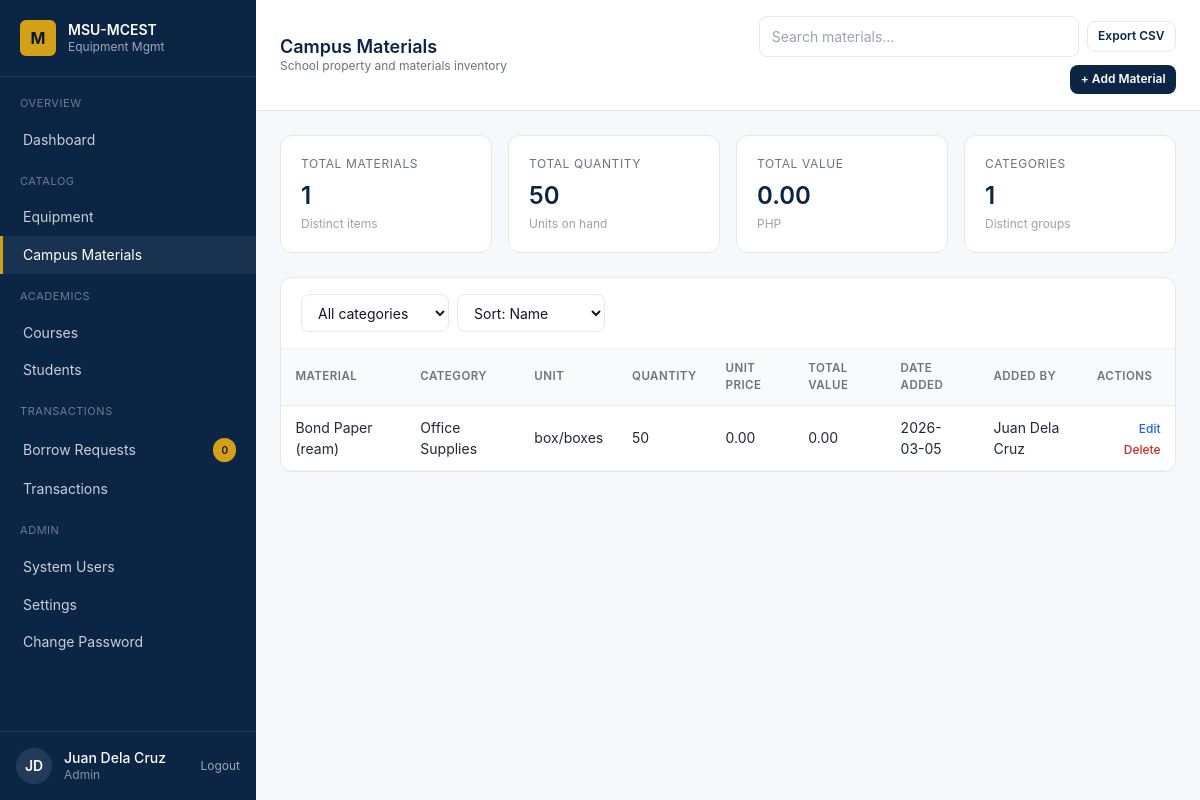
The page /pages/materials.php (signed in) on the database its author committed.
### tables this page shows
CREATE TABLE `users` (
  `user_id` int(11) NOT NULL,
  `student_id` int(11) DEFAULT NULL,
  `official_id` varchar(50) DEFAULT NULL,
  `username` varchar(100) NOT NULL,
  `password` varchar(255) NOT NULL,
  `role` enum('student','admin','faculty') DEFAULT 'student',
  `is_default_password` tinyint(1) DEFAULT 1,
  `is_active` tinyint(1) DEFAULT 1,
  `last_login` timestamp NULL DEFAULT NULL,
  `created_at` timestamp NOT NULL DEFAULT current_timestamp()
);

CREATE TABLE `master_list` (
  `student_id` int(11) NOT NULL,
  `first_name` varchar(100) NOT NULL,
  `last_name` varchar(255) NOT NULL,
  `course_code` varchar(20) DEFAULT NULL,
  `year_level` varchar(50) DEFAULT NULL,
  `created_at` timestamp NOT NULL DEFAULT current_timestamp()
);

CREATE TABLE `items` (
  `item_id` int(11) NOT NULL,
  `item_name` varchar(200) NOT NULL,
  `description` varchar(1000) DEFAULT NULL,
  `unit_id` int(11) DEFAULT NULL,
  `category_id` int(11) NOT NULL,
  `total_quantity` int(11) NOT NULL DEFAULT 0,
  `available_quantity` int(11) NOT NULL DEFAULT 0,
  `min_quantity_alert` int(11) DEFAULT 5,
  `received_by_official_id` varchar(50) DEFAULT NULL,
  `date_added` date DEFAULT NULL,
  `status` enum('active','inactive') DEFAULT 'active',
  `stock_status` enum('out_of_stock','low_stock','available') NOT NULL DEFAULT 'out_of_stock',
  `created_at` timestamp NOT NULL DEFAULT current_timestamp(),
  `updated_at` timestamp NOT NULL DEFAULT current_timestamp() ON UPDATE current_timestamp()
);

CREATE TABLE `category` (
  `category_id` int(11) NOT NULL,
  `category_name` varchar(200) NOT NULL
);

CREATE TABLE `unit` (
  `unit_id` int(11) NOT NULL,
  `unit_name` varchar(20) NOT NULL
);

### partials/page-data.php (called while the page is built, shortened)
<?php
require_once __DIR__ . '/../process/_helpers.php';
function h($value)
{
    return htmlspecialchars((string) ($value ?? ''), ENT_QUOTES, 'UTF-8');
}
function money($value)
{
    return number_format((float) $value, 2);
}
function one_value($sql, array $params = [])
{
    global $pdo;
    $stmt = $pdo->prepare($sql);
    $stmt->execute($params);
    return $stmt->fetchColumn();
}
function all_rows($sql, array $params = [])
{
    global $pdo;
    $stmt = $pdo->prepare($sql);
    $stmt->execute($params);
    return $stmt->fetchAll();
}
function current_user()
{
    return all_rows(
        'SELECT u.*, m.first_name, m.last_name, m.course_code, m.year_level
         FROM users u
         LEFT JOIN master_list m ON m.student_id = u.student_id
         WHERE u.user_id = ?
         LIMIT 1',
        [$_SESSION['user_id']]
    )[0] ?? null;
}
function user_full_name($user)
{
    $name = trim(($user['first_name'] ?? '') . ' ' . ($user['last_name'] ?? ''));
    return $name !== '' ? $name : ($user['username'] ?? 'User');
}
function initials($name)
{
    $parts = preg_split('/\s+/', trim($name), -1, PREG_SPLIT_NO_EMPTY);
    $letters = '';
    foreach (array_slice($parts, 0, 2) as $part) {
        $letters .= strtoupper(substr($part, 0, 1));
    }
    return $letters ?: 'U';
}
function pending_request_count()
{
    return (int) one_value('SELECT COUNT(*) FROM borrow_request WHERE status = "PENDING"');
}
function material_condition($itemAlias = 'i', $categoryAlias = 'c')
{
    return "(LOWER(COALESCE({$categoryAlias}.category_name, '')) IN ('materials', 'material', 'campus materials', 'office supplies') OR {$itemAlias}.description LIKE '%Unit price:%' OR {$itemAlias}.description LIKE '%Type: Material%')";
}
function unit_price_from_description($description)
{
    return 0.0;
}
function plain_description($description)
{
    $lines = preg_split('/\R/', (string) $description);
    $lines = array_filter($lines, function ($line) {
        return !preg_match('/^(Item code|Condition|Unit price|Type):/i', trim($line));
    });
    return trim(implode("\n", $lines));
}
$currentUser = current_user();
$currentName = $currentUser ? user_full_name($currentUser) : 'User';
$currentInitials = initials($currentName);
$canManageBorrowWorkflow = can_manage_borrow_workflow($currentUser['role'] ?? ($_SESSION['role'] ?? ''));
$canManageUserRoles = can_manage_user_roles($currentUser['role'] ?? ($_SESSION['role'] ?? ''));
$pendingCount = pending_request_count();

### process/_helpers.php (called while the page is built, shortened)
<?php
function clean($value)
{
    return trim((string) ($value ?? ''));
}
function can_manage_borrow_workflow($role)
{
    return $role === 'admin';
}
function can_manage_user_roles($role)
{
    return $role === 'admin';
}

### pages/materials.php (the view, shortened to what this page needs)
<?php
require_once __DIR__ . '/../partials/page-data.php';
$sort = clean($_GET['sort'] ?? 'name');
$where = [material_condition('i', 'c')];
$params = [];
$orderBy = 'i.item_name ASC';
$materialRows = all_rows(
    'SELECT i.*, c.category_name, u.unit_name
     FROM items i
     LEFT JOIN category c ON c.category_id = i.category_id
     LEFT JOIN unit u ON u.unit_id = i.unit_id
     WHERE ' . implode(' AND ', $where) . '
     ORDER BY ' . $orderBy,
    $params
);
$totalMaterials = count($materialRows);
$totalQuantity = array_sum(array_map(function ($row) {
    return (int) $row['total_quantity'];
}, $materialRows));
$totalValue = 0;
foreach ($materialRows as $row) {
    $totalValue += unit_price_from_description($row['description']) * (int) $row['total_quantity'];
}
$totalCategories = count(array_unique(array_filter(array_map(function ($row) {
    return $row['category_id'];
}, $materialRows))));
?>
<!doctype html>
<html lang="en">
<head>
  <script src="https://cdn.tailwindcss.com"></script>
  <link rel="stylesheet" href="../css/app.css" />
</head>
<body class="min-h-screen bg-surface">
<aside class="sidebar hidden md:flex md:flex-col w-64 bg-navy text-white fixed inset-y-0 left-0 z-30">
  <div class="px-5 py-5 border-b border-white/10 flex items-center gap-3">
    <div class="w-9 h-9 rounded-md bg-gold text-navy-dark grid place-items-center font-bold">M</div>
    <div>
      <div class="text-sm font-semibold leading-tight">MSU-MCEST</div>
      <div class="text-xs text-white/60">Equipment Mgmt</div>
    </div>
  </div>
  <nav class="flex-1 py-4 text-sm">
    <p class="px-5 mt-3 first:mt-0 text-[11px] uppercase tracking-wider text-white/40 mb-2">Overview</p>
    <a href="admin-dashboard.php" class="nav-link">Dashboard</a>
    <p class="px-5 mt-3 first:mt-0 text-[11px] uppercase tracking-wider text-white/40 mb-2">Catalog</p>
    <a href="equipment.php" class="nav-link">Equipment</a>
    <a href="materials.php" class="nav-link active">Campus Materials</a>
    <p class="px-5 mt-3 first:mt-0 text-[11px] uppercase tracking-wider text-white/40 mb-2">Academics</p>
    <a href="courses.php" class="nav-link">Courses</a>
    <a href="students.php" class="nav-link">Students</a>
    <?php if ($canManageBorrowWorkflow): ?>
    <p class="px-5 mt-3 first:mt-0 text-[11px] uppercase tracking-wider text-white/40 mb-2">Transactions</p>
    <a href="requests.php" class="nav-link flex items-center">Borrow Requests<span class="ml-auto text-[10px] bg-gold text-navy-dark font-semibold px-2 py-0.5 rounded-full"><?php echo $pendingCount; ?></span></a>
    <a href="transactions.php" class="nav-link">Transactions</a>
    <?php endif; ?>
    <p class="px-5 mt-3 first:mt-0 text-[11px] uppercase tracking-wider text-white/40 mb-2">Admin</p>
    <?php if ($canManageUserRoles): ?>
    <a href="users.php" class="nav-link">System Users</a>
    <?php endif; ?>
    <a href="admin-settings.php" class="nav-link">Settings</a>
    <a href="change-password.php" class="nav-link">Change Password</a>
  </nav>
  <div class="p-4 border-t border-white/10 flex items-center gap-3">
    <div class="w-9 h-9 rounded-full bg-white/10 grid place-items-center text-sm font-semibold"><?php echo h($currentInitials); ?></div>
    <div class="text-sm leading-tight">
      <div class="font-medium"><?php echo h($currentName); ?></div>
      <div class="text-white/50 text-xs"><?php echo h(ucfirst($currentUser['role'] ?? 'user')); ?></div>
    </div>
    <a href="../process/logout.php" class="ml-auto text-white/60 hover:text-gold text-xs" data-confirm="Log out now?">Logout</a>
  </div>
</aside>
  <div class="md:ml-64 main-shift page-fade">
    <header class="bg-white border-b border-gray-200 sticky top-0 z-10">
      <div class="px-6 py-4 flex flex-wrap items-center gap-4">
        <div class="min-w-0">
          <h1 class="text-lg font-semibold text-navy leading-tight whitespace-nowrap">Campus Materials</h1>
          <p class="text-xs text-gray-500">School property and materials inventory</p>
        </div>
        <div class="ml-auto flex items-center gap-2 flex-wrap justify-end"><input class="input max-w-xs" placeholder="Search materials..." data-search-target="#materialsTable" /><a class="btn btn-outline btn-sm" href="materials.php?<?php echo h(http_build_query(array_merge($_GET, ['export' => 'csv']))); ?>">Export CSV</a><button class="btn btn-primary btn-sm" data-modal-open="addMaterialModal">+ Add Material</button></div>
      </div>
    </header>
    <main class="p-6 space-y-6">
      <section class="grid grid-cols-2 lg:grid-cols-4 gap-4">
        <div class="card">
        <div class="card-body">
          <p class="text-xs uppercase tracking-wider text-gray-500">Total Materials</p>
          <p class="mt-2 text-2xl font-semibold text-navy"><?php echo $totalMaterials; ?></p>
          <p class="text-xs text-gray-400 mt-1">Distinct items</p>
        </div>
      </div>
        <div class="card">
        <div class="card-body">
          <p class="text-xs uppercase tracking-wider text-gray-500">Total Quantity</p>
          <p class="mt-2 text-2xl font-semibold text-navy"><?php echo $totalQuantity; ?></p>
          <p class="text-xs text-gray-400 mt-1">Units on hand</p>
        </div>
      </div>
        <div class="card">
        <div class="card-body">
          <p class="text-xs uppercase tracking-wider text-gray-500">Total Value</p>
          <p class="mt-2 text-2xl font-semibold text-navy"><?php echo money($totalValue); ?></p>
          <p class="text-xs text-gray-400 mt-1">PHP</p>
        </div>
      </div>
        <div class="card">
        <div class="card-body">
          <p class="text-xs uppercase tracking-wider text-gray-500">Categories</p>
          <p class="mt-2 text-2xl font-semibold text-navy"><?php echo $totalCategories; ?></p>
          <p class="text-xs text-gray-400 mt-1">Distinct groups</p>
        </div>
      </div>
      </section>
      <section class="card">
        <div class="card-header">
          <form method="GET" class="flex items-center gap-2">
            <select class="select max-w-[10rem]" name="category" onchange="this.form.submit()">
              <option value="">All categories</option>
            </select>
            <select class="select max-w-[10rem]" name="sort" onchange="this.form.submit()">
              <option value="name" <?php echo $sort === 'name' ? 'selected' : ''; ?>>Sort: Name</option>
            </select>
          </form>
        </div>
        <div class="overflow-x-auto" id="materialsTable">
          <table class="table">
            <thead><tr>
              <th>Material</th><th>Category</th><th>Unit</th><th>Quantity</th><th>Unit Price</th>
              <th>Total Value</th><th>Date Added</th><th>Added By</th><th class="text-right">Actions</th>
            </tr></thead>
            <tbody>
              <?php if (!$materialRows): ?>
                <tr><td colspan="9"><div class="empty"><div class="icon">-</div><p class="font-medium text-gray-700">No materials yet</p><p class="text-sm">Materials added by staff will appear here.</p></div></td></tr>
              <?php else: foreach ($materialRows as $item):
                $unitPrice = unit_price_from_description($item['description']);
                $lineValue = $unitPrice * (int) $item['total_quantity'];
                $description = plain_description($item['description']);
              ?>
                <tr data-searchable>
                  <td><?php echo h($item['item_name']); ?></td>
                  <td><?php echo h($item['category_name'] ?? 'Uncategorized'); ?></td>
                  <td><?php echo h($item['unit_name'] ?? 'pcs'); ?></td>
                  <td><?php echo h($item['total_quantity']); ?></td>
                  <td><?php echo money($unitPrice); ?></td>
                  <td><?php echo money($lineValue); ?></td>
                  <td><?php echo h($item['date_added']); ?></td>
                  <td><?php echo h($currentName); ?></td>
                  <td class="text-right space-x-2">
                    <button type="button" class="text-blue-600 hover:text-blue-800 text-xs font-medium"
                      data-modal-open="addMaterialModal"
                      data-edit-material
                      data-id="<?php echo h($item['item_id']); ?>"
                      data-name="<?php echo h($item['item_name']); ?>"
                      data-category-id="<?php echo h($item['category_id']); ?>"
                      data-description="<?php echo h($description); ?>"
                      data-unit-id="<?php echo h($item['unit_id']); ?>"
                      data-quantity="<?php echo h($item['total_quantity']); ?>"
                      data-unit-price="<?php echo h($unitPrice); ?>"
                      data-date-added="<?php echo h($item['date_added']); ?>">Edit</button>
                    <form method="POST" action="../process/materials.php" class="inline" onsubmit="return confirm('Delete this material?');">
                      <button class="text-red-600 hover:text-red-800 text-xs font-medium">Delete</button>
                    </form>
                  </td>
                </tr>
              <?php endforeach; endif; ?>
            </tbody>
          </table>
        </div>
      </section>
    </main>
  </div>
</body>
</html>

### css/app.css (style rules this page uses)
html, body { height: 100%; }
body { font-family: 'Inter', system-ui, -apple-system, Segoe UI, Roboto, sans-serif; background: #F7F8FB; color: #111827; }
.page-fade { opacity: 1; transition: opacity .2s ease; }
.js-ready .page-fade { opacity: 0; }
.js-ready .page-fade.is-ready { opacity: 1; }
.nav-link { display: flex; align-items: center; gap: .625rem; padding: .55rem 1.25rem; color: rgba(255,255,255,.78); border-left: 3px solid transparent; }
.nav-link.active { background: rgba(255,255,255,.06); color: #fff; border-left-color: #D4A017; }
.input, .select, .textarea { width: 100%; border: 1px solid #E5E7EB; background: #fff; border-radius: .5rem; padding: .55rem .75rem; font-size: .875rem; color: #111827; }
.btn { display:inline-flex; align-items:center; justify-content:center; gap:.5rem; padding:.55rem 1rem; border-radius:.5rem; font-size:.875rem; font-weight:600; white-space:nowrap; transition: background .15s ease, color .15s ease, border-color .15s ease; }
.btn-primary { background:#0B2545; color:#fff; }
.btn-outline { background:#fff; color:#0B2545; border:1px solid #E5E7EB; }
.btn-sm { padding:.35rem .65rem; font-size:.75rem; }
.card { background:#fff; border:1px solid #E5E7EB; border-radius:.75rem; }
.card-header { padding:1rem 1.25rem; border-bottom:1px solid #F1F2F4; display:flex; align-items:center; justify-content:space-between; }
.card-body { padding:1.25rem; }
.table { width:100%; border-collapse:separate; border-spacing:0; font-size:.875rem; }
.table thead th { text-align:left; font-weight:600; font-size:.72rem; text-transform:uppercase; letter-spacing:.04em; color:#6B7280; background:#F9FAFB; padding:.65rem .9rem; border-bottom:1px solid #E5E7EB; }
.table tbody td { padding:.7rem .9rem; border-bottom:1px solid #F1F2F4; color:#1F2937; vertical-align: middle; }

### rows shown on the page
users: student.last_name "JD", student.last_name "Juan Dela Cruz", role "Admin"
items: total_quantity "50", category "1", item_name "Bond Paper (ream)", category.category_name "Office Supplies", unit.unit_name "box/boxes", description "0.00", money($lineValue) "0.00", date_added "2026-03-05"
master_list: currentName "Juan Dela Cruz"

### other values the page prints
$pendingCount "0"
$totalMaterials "1"
money($totalValue) "0.00"
